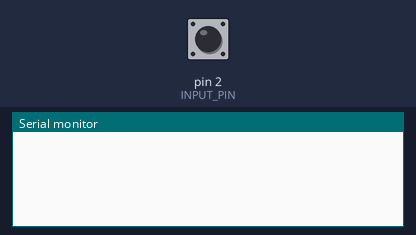
A sketch run on a simulated Arduino Uno, built with avr-gcc and run on an emulated ATmega328P. On the bench: the last lines printed to the serial monitor. The inputs (shaded band) are chosen by the test bench; at power-on: pin 2 (INPUT_PIN) LOW.

Above: at 1.2 s.
1.3 s: pin 2 (INPUT_PIN) driven HIGH
At 1.8 s:
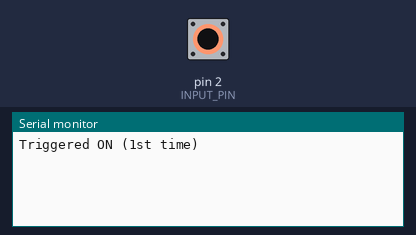
2.8 s: pin 2 (INPUT_PIN) pulsed LOW 2 times (0.12 s each, 0.3 s apart)
At 3.9 s:
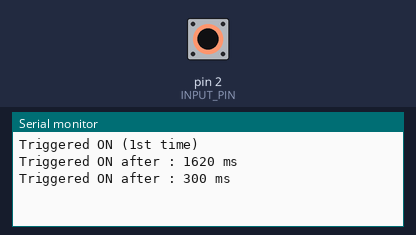

The sketch:

LongRunning.ino
```cpp
/*

  555Timer/LongRunning
  Measuring a very low frequency 555 timer circuit

  For info and circuit diagrams see https://github.com/tardate/LittleArduinoProjects/tree/main/Electronics101/555Timer/LongRunning

 */

const int INPUT_PIN = 2;
volatile bool input_changed = false;
static unsigned long trigger_on = 0;
static unsigned long trigger_off = 0;

/*
 * Command: one-time setup
 */
void setup() {
  Serial.begin(115200);
  pinMode(INPUT_PIN, INPUT);
  attachInterrupt(digitalPinToInterrupt(INPUT_PIN), inputChanged, RISING);
}

void inputChanged() {
  input_changed = true;
}

/*
 * Command: main loop
 */
void loop() {
  if (input_changed) {
    input_changed = false;
    unsigned long last_trigger_on = trigger_on;
    trigger_on = millis();
    if (last_trigger_on > 0) {
      Serial.print("Triggered ON after : ");
      Serial.print(trigger_on - last_trigger_on);
      Serial.println(" ms");
    } else {
      Serial.println("Triggered ON (1st time)");
    }
  }
}
```

Measured:
- after the input at 1.3 s, the serial monitor: prints a new line at once (image 1)
- after the input at 2.8 s, the serial monitor: prints a new line after 0.12 s (image 2)
